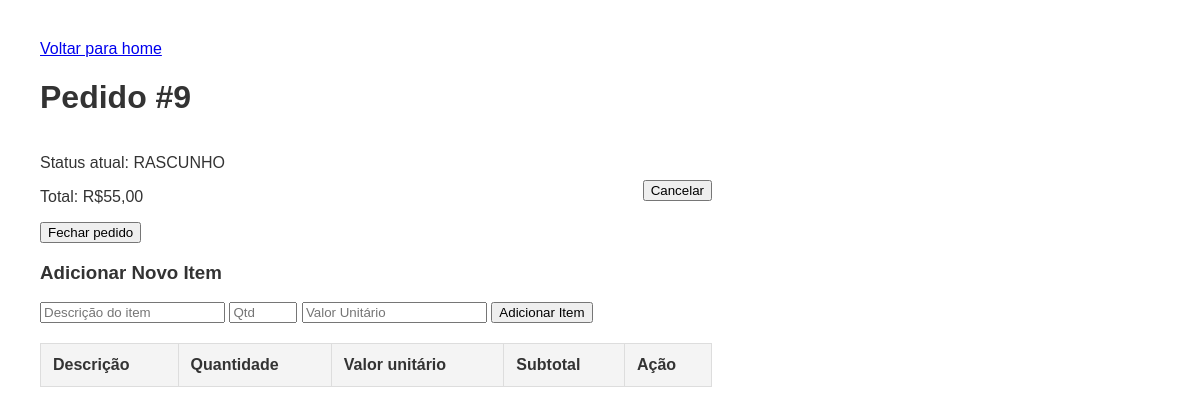
Before: /pedidos/9/ (signed in) with the older database file.
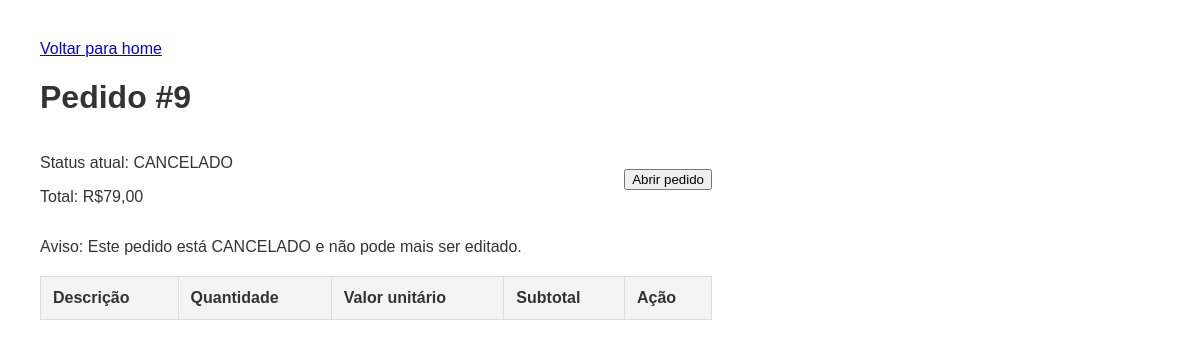
After: the same page with the newer database file.
### pedidos/models.py (models this page shows, shortened)
class Pedido(models.Model):
    data = models.DateTimeField(auto_now=True)
    status = models.CharField(max_length=10, choices=STATUS_PEDIDOS, default='RASCUNHO')
    total = models.DecimalField(max_digits=10, decimal_places=2, default=0.00)

### pedidos/views.py (the view)
# urls.py: path('pedidos/<int:pedido_id>/', views.detalhar_pedido, name='detalhe_pedido'),
@login_required
def detalhar_pedido(request, pedido_id):
    pedido = get_object_or_404(Pedido, id=pedido_id)
    contexto = {
        'pedido': pedido
    }
    return render(request, 'detalhe_pedido.html', contexto)

### pedidos/templates/detalhe_pedido.html (shortened to what this page needs)
{% load static %}
<!DOCTYPE html>
<html lang="pt-BR">
<head>
    <link rel="stylesheet" href="{% static 'pedidos/css/detalhar_pedido.css' %}">
</head>
<body>
    <div class="cabecalho">
        <a href="{% url 'home' %}">Voltar para home</a>
        <h1>Pedido #{{pedido.id}}</h1>
        <div class="colunas">
            <div class="coluna1">
                <p>Status atual: {{pedido.status}} </p>
                <p id="total-pedido">Total: R${{ pedido.total}}</p>
                {% if pedido.status == 'RASCUNHO'%}
                <button onclick="fecharPedido()">Fechar pedido</button>
                {% endif %}
            </div>
            {% if pedido.status != 'CANCELADO' %}
            <div class="coluna2">
                <button onclick="cancelarPedido()">Cancelar</button>
            </div>
            {% else %}
            <button onclick="abrirPedido()">Abrir pedido</button>
            {% endif %}
        </div>
    </div>
    {% if pedido.status == 'RASCUNHO' %}
    <div class="formulario-item">
        <h3>Adicionar Novo Item</h3>
        <input type="text" id="desc" placeholder="Descrição do item" required>
        <input type="number" id="qtd" placeholder="Qtd" style="width: 60px;" required>
        <input type="number" id="valor" placeholder="Valor Unitário" step="0.01" required>
        <button class="btn" onclick="adicionarItem()">Adicionar Item</button>
    </div>
    {% else %}
    <div>
        <p>Aviso: Este pedido está {{ pedido.status }} e não pode mais ser editado.</p>
    </div>
    {% endif %}
    <table>
        <thead>
            <tr>
                <th>Descrição</th>
                <th>Quantidade</th>
                <th>Valor unitário</th>
                <th>Subtotal</th>
                <th>Ação</th>
            </tr>
        </thead>
    </table>
</body>
</html>

### templates/static/pedidos/css/detalhar_pedido.css (style rules this page uses)
body { font-family: sans-serif; margin: 40px; color: #333; }
table { width: 60%; border-collapse: collapse; margin-top: 20px; text-align: center; }
th, td { border: 1px solid #ddd; padding: 12px; text-align: left; }
th { background-color: #f4f4f4; }
.colunas { display: flex; flex-direction: row; align-items: center; justify-content: space-between; width: 60%; }

Changed rows visible on the page:
changed Pedido id 9: status "RASCUNHO" → "CANCELADO"; total "55,00" → "79,00"; status (not shown) → "CANCELADO"
Other visible differences:
text no longer shown: "Fechar pedido Cancelar Adicionar Novo Item Adicionar Item"
text now shown: "Abrir pedido Aviso: Este pedido está e não pode mais ser editado."
